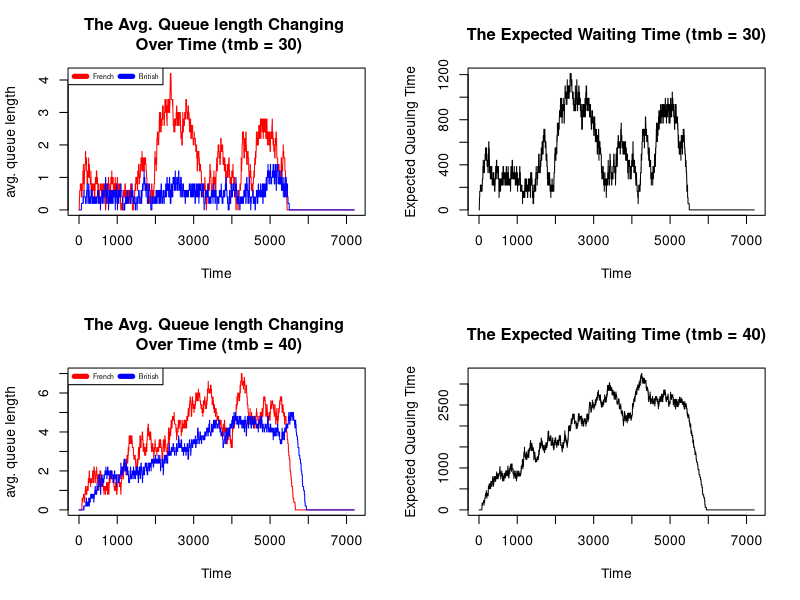

The R script that drew this image: (Note: a time limit stopped this script after it produced the figure.)
#the proportion of the work is equally assigned to each team member 

library(ggplot2)

slot_checker <- function(df_station) {
    # Function to check the available slot in the station
    # Parameters:
    #   - df_station(data.frame): the statistics of the stations
    # Return:
    #   - availability(bool): Whether there is an available slot or not
    total_lower_capacity <- nrow(df_station[df_station$queue < df_station$max_queue, ])
    if (total_lower_capacity > 0) {
        availability <- TRUE
    } else {
        availability <- FALSE
    }
    return(availability)
}

add_a_new_car <- function(df_station) {
    # Function to add a new car to the shorthest queue (if slot available)
    # Parameters:
    #   - df_station(data.frame): the statistics of the stations
    # Return:
    #   - df_station(data.frame): the statistics of the stations with new car if slot is available.
    short_queue <- min(df_station["queue"])
    short_stations <- df_station[df_station$queue == short_queue, ]
    short_stations <- df_station[df_station$queue == short_queue & df_station$queue < df_station$max_queue, ]

    if (nrow(short_stations) > 0) {
        first_short_stations <- min(short_stations["station"])
        df_station[df_station$station == first_short_stations, ]["queue"] <- df_station[df_station$station == first_short_stations, ]["queue"] + 1
    }
    return(df_station)
}

process_a_car <- function(df_station, pmin, pmax) {
    # Function to process a car (update the queue, subtract a car from the queue, assign a new car to be processed)
    # Parameters:
    #   - df_station(data.frame): the statistics of the stations
    #   - pmin(int): the lower bound of processing time (alpha in the Uniform distribution)
    #   - pmin(int): the upper bound of processing time (beta in the Uniform distribution)
    # Return:
    #   - df_station(data.frame): the statistics of the stations with updated state and queue
    df_station["next_car"] <- df_station$state <= df_station$next_state

    available_station <- df_station[df_station$next_car == TRUE & df_station$queue > 0, ]

    total_available_station <- nrow(available_station)

    processing_time <- runif(total_available_station, min = pmin, max = pmax)
    processing_time <- ceiling(processing_time)

    if (total_available_station > 0) {
        df_station[df_station$next_car == TRUE & df_station$queue > 0, ]["next_state"] <- available_station["state"] - processing_time
        df_station[df_station$next_car == TRUE & df_station$queue > 0, ]["ptime"] <- processing_time
        df_station[df_station$next_car == TRUE & df_station$queue > 0, ]["queue"] <- available_station["queue"] - 1
    }
    return(df_station)
}

qsim <- function(mf = 5, mb = 5, a.rate = .1, trb = 40, trf = 40, tmb = 30, tmf = 30, maxb = 20) {
    # Function to simulate the system
    # Parameters:
    #   - mf(int): Number of French stations
    #   - mb(int): Number of British stations
    #   - a.rate(float): is the probability of a car arriving each second.
    #   - trb(int): upper bound of processing time in british stations (beta)
    #   - trf(int): upper bound of processing time in french stations (beta)
    #   - tmb(int): lower bound of processing time in british stations (alpha)
    #   - tmf(int): lower bound of processing time in french stations (alpha)
    #   - maxb(int):  the maximum british queue length (per station)
    # Returns:
    #   - nf(vector): a vector giving the average length of the french queues, for each simulation second
    #   - nb(vector): a vector giving the average length of the british queues, for each simulation second
    #   - eq(vector): a vector giving the average expected waiting time

    total_state <- 2 * 60 * 60
    france_station <- data.frame(
        "station" = 1:mf, 
        "queue" = rep(0, mf), 
        "state" = total_state, 
        "next_state" = total_state, 
        "next_car" = TRUE, 
        max_queue = Inf, 
        ptime = 0
        )
    british_station <- data.frame(
        "station" = 1:mf, 
        "queue" = rep(0, mf), 
        "state" = total_state, 
        "next_state" = total_state, 
        "next_car" = TRUE, 
        max_queue = maxb, 
        ptime = 0
        )

    nf <- c()
    nb <- c()
    eq <- c()

    for (i in 1:total_state) {
        # TODO: To stop the process 30 mins before departure.
        if (min(france_station$state) >= (30 * 60)) {
            is_car_arrive <- rbinom(1, 1, a.rate)
        } else {
            is_car_arrive <- FALSE
        }
        is_british_available <- slot_checker(british_station)

        n_state_f <- sum(france_station["queue"])
        n_state_b <- sum(british_station["queue"])

        # Function to add a new car to the queue on French
        if (is_car_arrive) {
            france_station <- add_a_new_car(france_station)
        }

        # Function to add a new car to the queue on British
        if (is_british_available) {
            # Process a car on the French Station
            france_station <- process_a_car(france_station, pmin = tmf, pmax = tmf + trf)
        }

        # Add a new car to British Station
        if (is_british_available & sum(france_station["queue"]) < n_state_f) {
            british_station <- add_a_new_car(british_station)
            n_state_f <- sum(france_station["queue"])
        }

        british_station <- process_a_car(british_station, pmin = tmb, pmax = tmb + trb)

        # Statistic
        #mean_proc_time_french <- mean(france_station$ptime)
        mean_proc_time_french <- (trf + tmf + trf)/2
        #mean_proc_time_british <- mean(british_station$ptime)
        mean_proc_time_british <- (trb + tmb + trb)/2

        nf <- c(nf, mean(france_station$queue))
        nb <- c(nb, mean(british_station$queue))
        eq <- c(eq, (n_state_f * mean_proc_time_french) + (n_state_b * mean_proc_time_british))

        france_station["state"] <- france_station["state"] - 1
        british_station["state"] <- british_station["state"] - 1
    }
    return(list(nf = nf, nb = nb, eq = eq))
}

res1 <- qsim(mf = 5, mb = 5, a.rate = .1, trb = 40, trf = 40, tmb = 30, tmf = 30, maxb = 20)
res2 <- qsim(mf = 5, mb = 5, a.rate = .1, trb = 40, trf = 40, tmb = 40, tmf = 30, maxb = 20)

df_stat1 <- data.frame(
    nf = unlist(res1$nf),
    nb = unlist(res1$nb),
    eq = unlist(res1$eq),
    idx = 1:7200
)
df_stat2 <- data.frame(
    nf = unlist(res2$nf),
    nb = unlist(res2$nb),
    eq = unlist(res2$eq),
    idx = 1:7200
)


# Todo: combine these plot into a single of graph (4 panels 2x2)

# Combine these plot into a single of graph (4 panels 2x2)
par(mfrow = c(2, 2))
plot(df_stat1$nf, type = "l", xlab = "Time", ylab = "avg. queue length", main = "The Avg. Queue length Changing \n Over Time (tmb = 30)", col = "red")
lines(df_stat1$nb, col = "blue")
legend(x = "topleft",inset = 0, legend = c("French", "British"), col=c('Red', 'Blue'), lwd=5, cex=.5, horiz = TRUE)
plot(df_stat1$eq, type = "l", xlab = "Time", ylab = "Expected Queuing Time", main = "The Expected Waiting Time (tmb = 30)")
plot(df_stat2$nf, type = "l", xlab = "Time", ylab = "avg. queue length", main = "The Avg. Queue length Changing \n Over Time (tmb = 40)", col = "red")
lines(df_stat2$nb, col = "blue")
legend(x = "topleft",inset = 0, legend = c("French", "British"), col=c('Red', 'Blue'), lwd=5, cex=.5, horiz = TRUE)
plot(df_stat2$eq, type = "l", xlab = "Time", ylab = "Expected Queuing Time", main = "The Expected Waiting Time (tmb = 40)")


# Simulation through 100 iterations with default parameters
sim100 <- c()
for (i in 1:100){
    iter_res = qsim(mf = 5, mb = 5, a.rate = .1, trb = 40, trf = 40, tmb = 30, tmf = 30, maxb = 20)
    gt_0 <- (res1$nf[7200]+res1$nb[7200])>0
    sim100 <- c(sim100, gt_0)
}
probability_missing_car = which(sim100==TRUE)/100
length(sim100)
